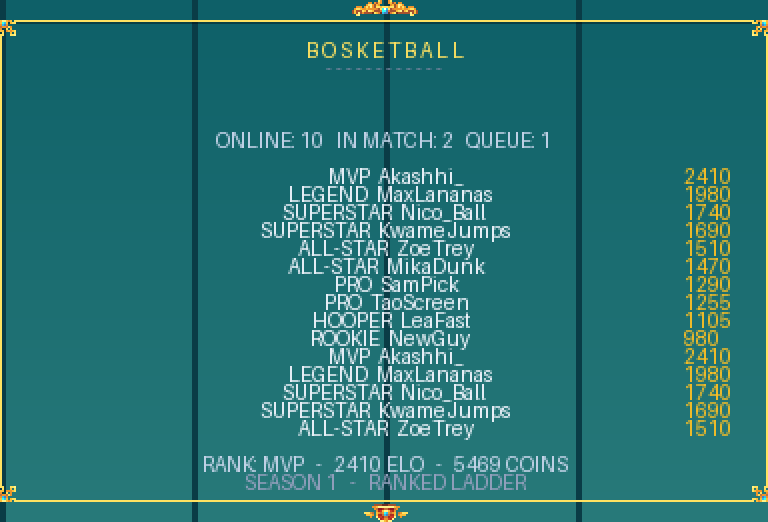
#> input picture docs/previews/tablist-15row.png, 768 x 522 px, given in place of tab_frame_r10.png, which was not available
$ python preview_tablist.py
#> lines starting #> are read from the running program, lines starting #| are printed output that depends on the picture
#!/usr/bin/env python3
"""Preview of the in-game tab list, drawn from the same geometry the plugin uses.

Round 28: the frame is generated per player count (139 px for one row, +9 px per row). This preview
lays the header, the rows and the footer on the client's 9 px line grid so the picture shows exactly
how tight the gold frame is around the content:

    line 1        frame glyph (nothing else)
    lines 2..6    BOSKETBALL logo strip
    line 8        ONLINE / IN MATCH / QUEUE counters
    line 10 + i   player row i (one 9 px line each)
    then          footer: rank line + season/site line

    python3 tools/preview_tablist.py [rows]

Round 32: the frame has no fill any more, so the preview paints a mock lobby behind it — that is
what the panel really looks like in game now.
"""

from __future__ import annotations

import sys
from pathlib import Path

from PIL import Image, ImageDraw, ImageFont

ROOT = Path(__file__).resolve().parent.parent
FONT_DIR = ROOT / "resourcepack/assets/bosketball/textures/font"
SCALE = 2
ROWS = int(sys.argv[1]) if len(sys.argv) > 1 else 10
OUT = ROOT / ("docs/previews/tablist.png" if ROWS == 10 else f"docs/previews/tablist-{ROWS}row.png")
LINE = 9
FRAME = FONT_DIR / f"tab_frame_r{ROWS:02d}.png"
NAMES = [
    ("MVP", "Akashhi_", "2410"),
    ("LEGEND", "MaxLananas", "1980"),
    ("SUPERSTAR", "Nico_Ball", "1740"),
    ("SUPERSTAR", "KwameJumps", "1690"),
    ("ALL-STAR", "ZoeTrey", "1510"),
    ("ALL-STAR", "MikaDunk", "1470"),
    ("PRO", "SamPick", "1290"),
    ("PRO", "TaoScreen", "1255"),
    ("HOOPER", "LeaFast", "1105"),
    ("ROOKIE", "NewGuy", "980"),
]

# content anchors, in client pixels, relative to the top of the frame glyph
LOGO_LINE = 2          # first logo strip line
COUNTERS_LINE = 7      # 0-based line index -> 8th line
FIRST_ROW_LINE = 9     # 0-based -> 10th line (measured on the owner's screenshot)


def main() -> int:
    frame = Image.open(FRAME).convert("RGBA")
#> frame is the input picture: PIL image 768x522 RGBA; mean R, G, B, A 40, 114.7, 115.7, 255
    w, h = frame.size
#> w = 768; h = 522
    # A mock lobby behind the panel: the frame is transparent now, the world shows through.
    canvas = Image.new("RGBA", (w, h), (16, 78, 88, 255))
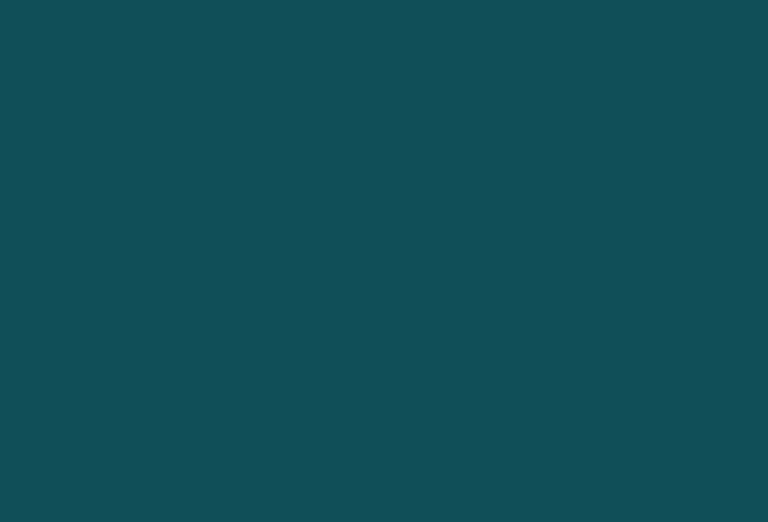
#> canvas: PIL image 768x522 RGBA; mean R, G, B, A 16, 78, 88, 255
    bg = ImageDraw.Draw(canvas)
    for y in range(h):
        t = y / max(1, h - 1)
        bg.line([(0, y), (w, y)], fill=(int(14 + 26 * t), int(96 + 26 * t), int(104 + 18 * t), 255))
    for x in range(0, w, 96):
        bg.rectangle([x, 0, x + 2, h], fill=(10, 60, 70, 255))
    # Round 29 - the frame is opaque and is painted *before* the rows (verified in game: the nick
    # keeps its full #F1F5F9, a 25% veil would have dimmed it to ~#B5B8BB), so the preview must
    # composite it first, exactly like the client does.
    canvas.alpha_composite(frame, (0, 0))
    d = ImageDraw.Draw(canvas)
    try:
        font = ImageFont.load_default()
    except Exception:
        font = None

    def centered(text: str, y: int, fill=(236, 240, 250)) -> None:
#> called with text = 'B O S K E T B A L L', y = 19, fill = (255, 226, 97)
        if font is None:
            return
        tw = d.textlength(text, font=font)
#> tw = 79
        d.text(((w - tw) / 2, y), text, fill=fill, font=font)

    def line_top(index: int) -> int:
        return LINE * index + 1

    centered("B O S K E T B A L L", line_top(LOGO_LINE), (255, 226, 97))
    centered("- - - - - - - - - - - -", line_top(LOGO_LINE + 1), (120, 132, 158))
    centered("ONLINE: 10   IN MATCH: 2   QUEUE: 1", line_top(COUNTERS_LINE), (200, 214, 235))

    if ROWS == 1:
        # The owner's situation: a single player online.
        NAMES[:] = [("MVP", "MaxLananas", "2200")]
    # Round 36: keep filling the panel past the 10 sample names so the 11..20 row previews show a
    # full list instead of a half-empty frame.
    for i in range(ROWS):
        tag, name, elo = NAMES[i % len(NAMES)]
        y = line_top(FIRST_ROW_LINE + i)
        centered(f"{tag.rjust(9)}  {name}", y, (240, 244, 252))
        if font is not None:
            d.text((w - 42, y), elo, fill=(251, 191, 36), font=font)
#> this loop made 10 passes
#> tw in centered on passes 1 to 10: 80, 108, 102, 125, 90, 101, 75, 85, 85, 86

    # Two empty lines stay reserved for the frame's bottom rail and crest (Round 32).
    footer_line = FIRST_ROW_LINE + ROWS + 1
    centered("RANK: MVP   -   2410 ELO   -   5469 COINS", line_top(footer_line), (200, 214, 235))
    centered("SEASON 1   -   RANKED LADDER", line_top(footer_line + 1), (150, 160, 190))

    canvas.resize((w * SCALE, h * SCALE), Image.NEAREST).save(OUT)
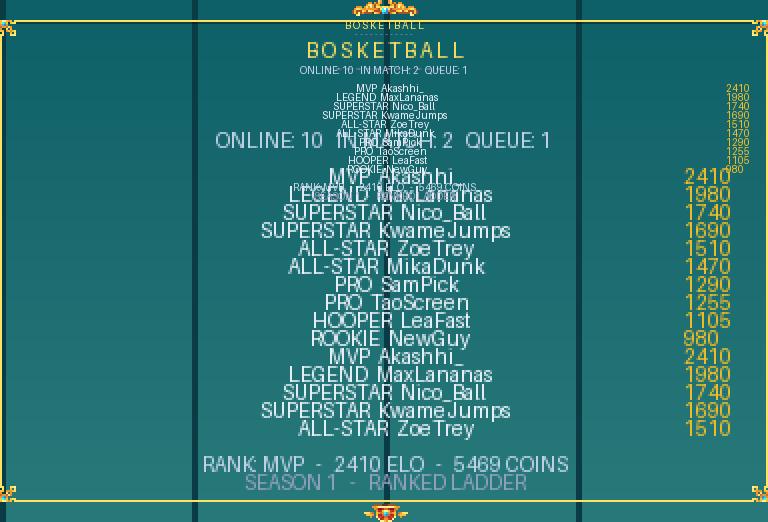
#> saved as tablist.png: PIL image 1536x1044 RGBA (shown at 1/2 size); mean R, G, B, A 41.8, 115.7, 116.5, 255
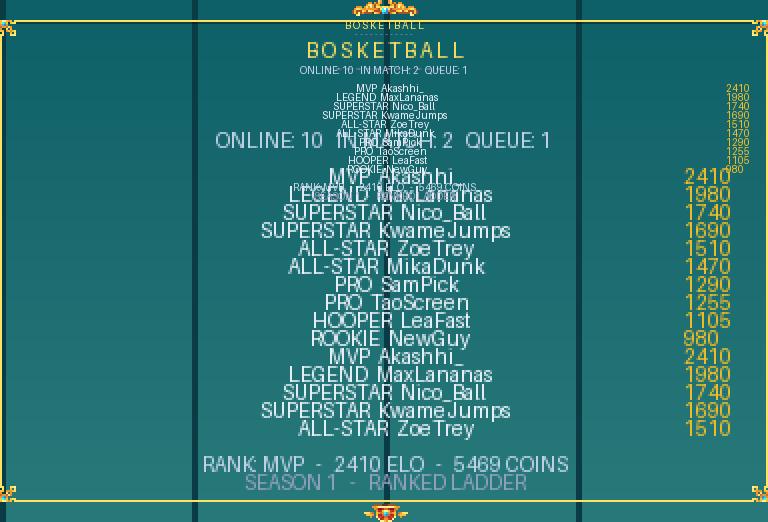
#> canvas: PIL image 768x522 RGBA; mean R, G, B, A 41.8, 115.7, 116.5, 255
    print(f"tablist -> {OUT.relative_to(ROOT)} ({w * SCALE}, {h * SCALE})  frame {w}x{h} for {ROWS} rows")
#| tablist -> docs/previews/tablist.png (1536, 1044)  frame 768x522 for 10 rows
    return 0


if __name__ == "__main__":
    raise SystemExit(main())
#> (the program exits here)

$ run again, on docs/previews/tablist-5row.png
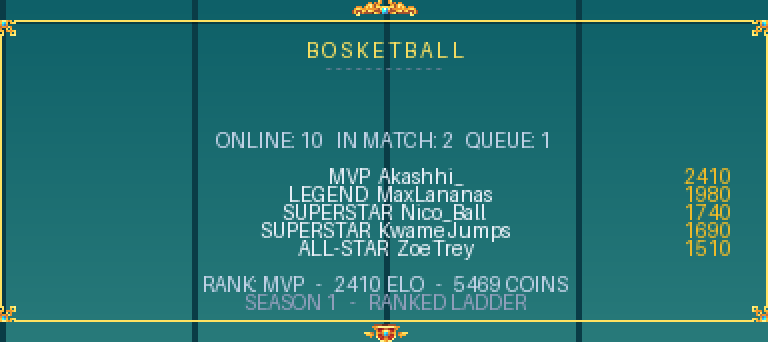
#> input picture docs/previews/tablist-5row.png, 768 x 342 px, given in place of tab_frame_r05.png, which was not available
#> in main, frame is the input picture: PIL image 768x342 RGBA; mean R, G, B, A 38.3, 113.4, 114.4, 255
#> tw = 79
#> the loop in main, `for i in range(ROWS):` made 5 passes
#> tw in centered on passes 1 to 5: 80, 108, 102, 125, 90
#> in main, `canvas.resize((w * SCALE, h * SCALE), Image.NEAREST).save(OUT)`:
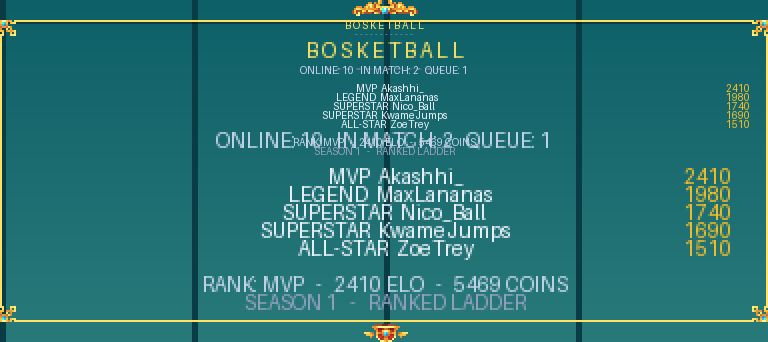
#> saved as tablist-5row.png: PIL image 1536x684 RGBA (shown at 1/2 size); mean R, G, B, A 40.2, 114.5, 115.3, 255
#> in main, `canvas.resize((w * SCALE, h * SCALE), Image.NEAREST).save(OUT)`:
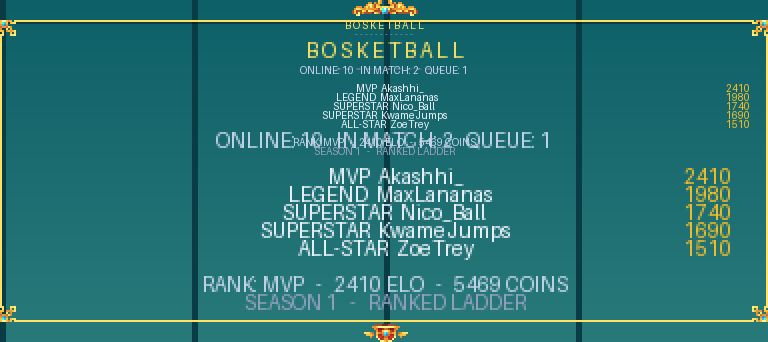
#> canvas: PIL image 768x342 RGBA; mean R, G, B, A 40.2, 114.5, 115.3, 255
#| tablist -> docs/previews/tablist-5row.png (1536, 684)  frame 768x342 for 5 rows
